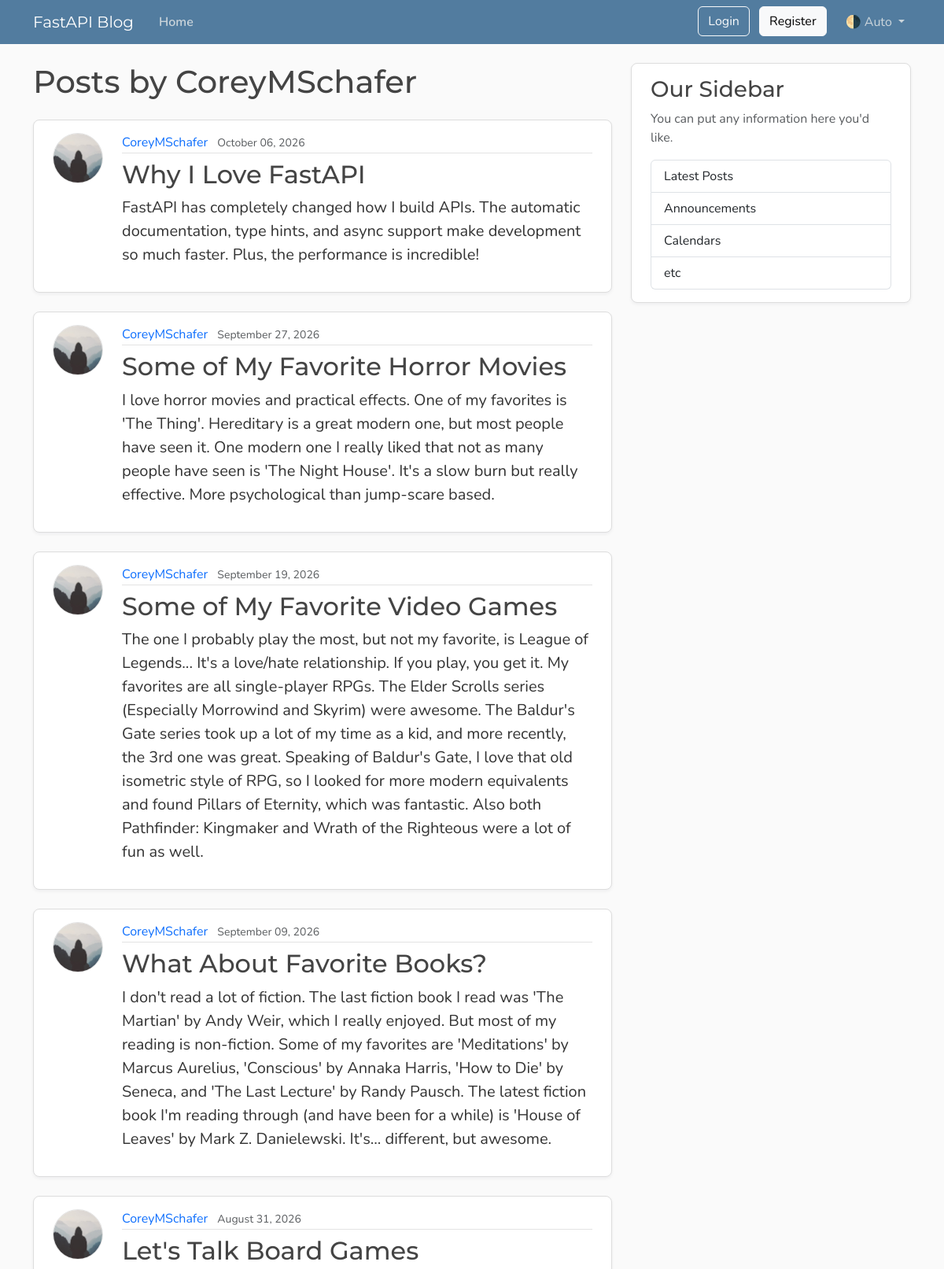
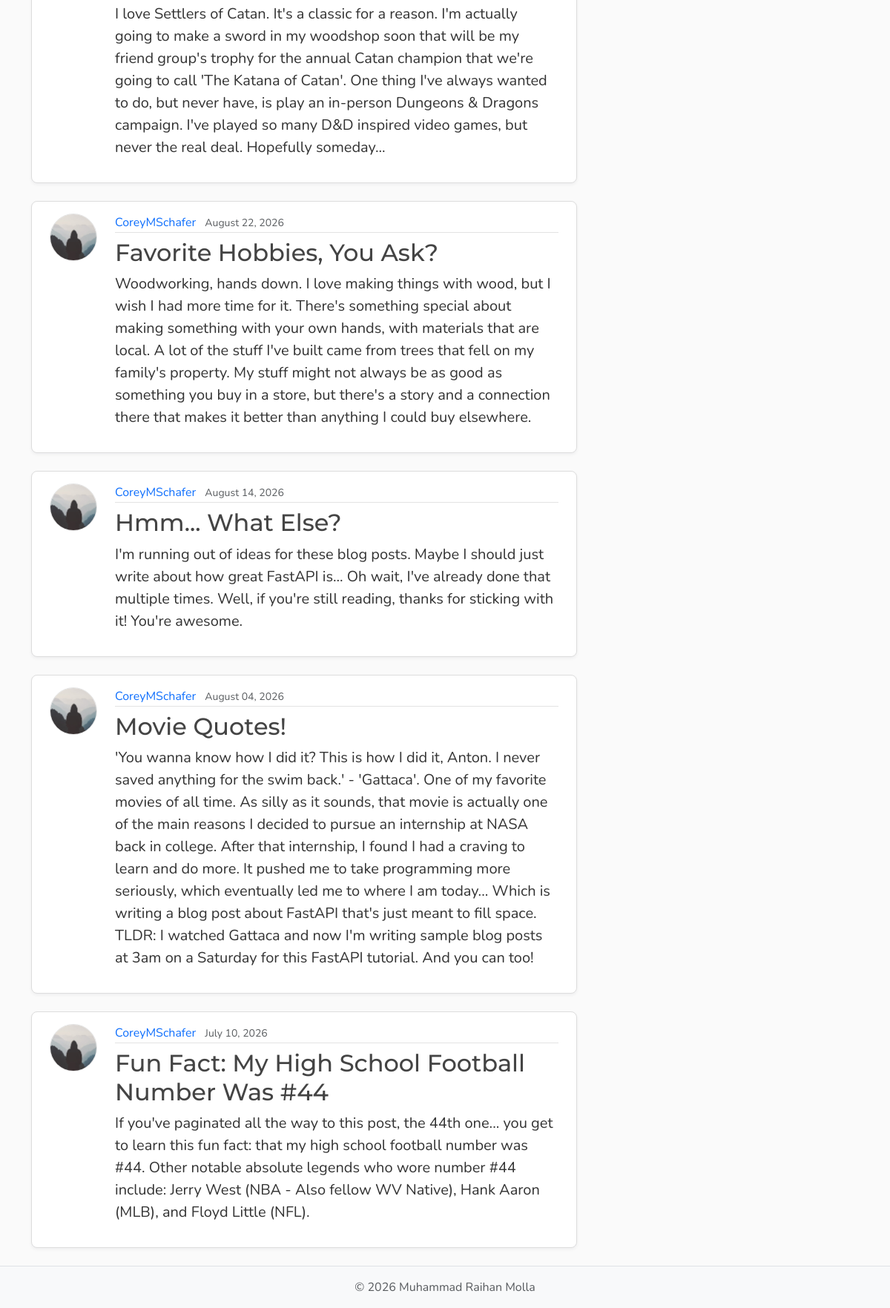
The page /users/1/posts on the database its author committed (2 pictures, top to bottom).
### models.py (models this page shows, shortened)
class User(Base):
    __tablename__ = "users"
    id: Mapped[int] = mapped_column(Integer, primary_key=True, index=True)
    username: Mapped[str] = mapped_column(String(50), unique=True, nullable=False)
    email: Mapped[str] = mapped_column(String(120), unique=True, nullable=False)
    password_hash: Mapped[str] = mapped_column(String(255), nullable=False)
    image_file: Mapped[str | None] = mapped_column(
        String(200),
        nullable=True,
        default=None,
    )
    posts: Mapped[list[Post]] = relationship(
        back_populates="author",
        cascade="all, delete-orphan",
        )

class Post(Base):
    __tablename__ = "posts"
    id: Mapped[int] = mapped_column(Integer, primary_key=True, index=True)
    title: Mapped[str] = mapped_column(String(100), nullable=False)
    content: Mapped[str] = mapped_column(Text, nullable=False)
    date_posted: Mapped[datetime] = mapped_column(
        DateTime,
        nullable=False,
        default=lambda: datetime.now(UTC),
    )
    user_id: Mapped[int] = mapped_column(
        Integer,
        ForeignKey("users.id"),
        nullable=False,
    )
    author: Mapped[User] = relationship(back_populates="posts")

### main.py (the view)
@app.get("/users/{user_id}/posts", include_in_schema=False, name="user_posts")
async def user_posts_page(
    request: Request,
    user_id: int,
    db: Annotated[AsyncSession, Depends(get_db)],
):
    result = await db.execute(select(models.User).where(models.User.id == user_id))
    user = result.scalars().first()
    if not user:
        raise HTTPException(
            status_code=status.HTTP_404_NOT_FOUND,
            detail="User not found",
        )
    count_result = await db.execute(
        select(func.count())
        .select_from(models.Post)
        .where(models.Post.user_id == user_id),
    )
    total = count_result.scalar() or 0
    result = await db.execute(
        select(models.Post)
        .options(selectinload(models.Post.author))
        .where(models.Post.user_id == user_id)
        .order_by(models.Post.date_posted.desc())
        .limit(settings.posts_per_page),
    )
    posts = result.scalars().all()
    has_more = len(posts) < total
    return templates.TemplateResponse(
        request,
        "user_posts.html",
        {
            "posts": posts,
            "user": user,
            "title": f"{user.username}'s Posts",
            "limit": settings.posts_per_page,
            "has_more": has_more,
        },
    )

### templates/user_posts.html (shortened to what this page needs)
{% extends "layout.html" %}
{% block content %}
<h1 class="mb-4">Posts by {{ user.username }}</h1>
<div id="postsContainer">
  {% for post in posts %}
  <article class="content-section py-3 px-4 mb-4">
    <div class="d-flex align-items-start gap-4">
      <img class="rounded-circle article-img flex-shrink-0" src="{{ post.author.image_path }}"
        alt="{{ post.author.username }}'s profile picture" width="64" height="64" loading="lazy">
      <div class="flex-grow-1">
        <div class="article-metadata mb-2">
          <a class="me-2" href="{{ url_for('user_posts', user_id=post.author.id) }}">{{ post.author.username }}</a>
          <small class="text-body-secondary">{{ post.date_posted.strftime("%B %d, %Y") }}</small>
        </div>
        <h2>
          <a class="article-title" href="{{ url_for('post_page', post_id=post.id) }}">{{ post.title }}</a>
        </h2>
        <p class="article-content">{{ post.content }}</p>
      </div>
    </div>
  </article>
  {% else %}
  <p class="text-body-secondary">No posts by this user yet.</p>
  {% endfor %}
</div>
{% endblock content %}

### static/css/main.css (style rules this page uses)
:root { --font-heading: "Montserrat", system-ui, -apple-system, BlinkMacSystemFont, sans-serif; --font-body: "Nunito", system-ui, -apple-system, BlinkMacSystemFont, sans-serif; --color-bg-body: #fafafa; --color-bg-content: #ffffff; --color-text-primary: #333333; --color-text-heading: #444444; --color-steel: #527c9f; --color-nav-link: #cbd5db; --color-nav-link-hover: #ffffff; --color-link-hover: #428bca; --color-border: #dddddd; --color-border-light: #e3e3e3; --spacing-xl: 5rem; --article-img-size: 4rem; --account-img-size: 7.813rem; }
body { font-family: var(--font-body); background: var(--color-bg-body); color: var(--color-text-primary); }
h1, h2, h3, h4, h5, h6 { font-family: var(--font-heading); color: var(--color-text-heading); }
a { text-decoration: none; }
.content-section { background: var(--color-bg-content); border: 1px solid var(--color-border); border-radius: 0.5rem; box-shadow: 0 2px 4px rgba(15, 23, 42, 0.05); transition: box-shadow 0.15s ease, transform 0.15s ease, border-color 0.15s ease; }
.article-title { color: var(--color-text-heading); transition: color 0.2s ease-in-out; }
.article-content { white-space: pre-line; font-size: 1.25rem; }
.article-img { height: var(--article-img-size); width: var(--article-img-size); flex-shrink: 0; object-fit: cover; border: 1px solid var(--color-border-light); box-shadow: 0 0 0 2px var(--color-bg-content); }
.article-metadata { padding-bottom: 0.063rem; border-bottom: 1px solid var(--color-border-light); }
.article-metadata a { transition: color 0.2s ease-in-out; }

### rows shown on the page
User: username "CoreyMSchafer"
Post: author.username "CoreyMSchafer", date_posted "October 06, 2026", title "Why I Love FastAPI", content "FastAPI has completely changed how I build APIs. The automatic documentation, type hints, and async support make development so much faster. Plus, the performance is incredible!"
Post: author.username "CoreyMSchafer", date_posted "September 27, 2026", title "Some of My Favorite Horror Movies", content "I love horror movies and practical effects. One of my favorites is 'The Thing'. Hereditary is a great modern one, but most people have seen it. One modern one I really liked that not as many people have seen is 'The Night House'. It's a slow burn but really effective. More psychological than jump-scare based."
Post: author.username "CoreyMSchafer", date_posted "September 19, 2026", title "Some of My Favorite Video Games", content "The one I probably play the most, but not my favorite, is League of Legends... It's a love/hate relationship. If you play, you get it. My favorites are all single-player RPGs. The Elder Scrolls series (Especially Morrowind and Skyrim) were awesome. The Baldur's Gate series took up a lot of my time as a kid, and more recently, the 3rd one was great. Speaking of Baldur's Gate, I love that old isometric style of RPG, so I looked for more modern equivalents and found Pillars of Eternity, which was fantastic. Also both Pathfinder: Kingmaker and Wrath of the Righteous were a lot of fun as well."
Post: author.username "CoreyMSchafer", date_posted "September 09, 2026", title "What About Favorite Books?", content "I don't read a lot of fiction. The last fiction book I read was 'The Martian' by Andy Weir, which I really enjoyed. But most of my reading is non-fiction. Some of my favorites are 'Meditations' by Marcus Aurelius, 'Conscious' by Annaka Harris, 'How to Die' by Seneca, and 'The Last Lecture' by Randy Pausch. The latest fiction book I'm reading through (and have been for a while) is 'House of Leaves' by Mark Z. Danielewski. It's... different, but awesome."
Post: author.username "CoreyMSchafer", date_posted "August 31, 2026", title "Let's Talk Board Games", content "I love Settlers of Catan. It's a classic for a reason. I'm actually going to make a sword in my woodshop soon that will be my friend group's trophy for the annual Catan champion that we're going to call 'The Katana of Catan'. One thing I've always wanted to do, but never have, is play an in-person Dungeons & Dragons campaign. I've played so many D&D inspired video games, but never the real deal. Hopefully someday..."
Post: author.username "CoreyMSchafer", date_posted "August 22, 2026", title "Favorite Hobbies, You Ask?", content "Woodworking, hands down. I love making things with wood, but I wish I had more time for it. There's something special about making something with your own hands, with materials that are local. A lot of the stuff I've built came from trees that fell on my family's property. My stuff might not always be as good as something you buy in a store, but there's a story and a connection there that makes it better than anything I could buy elsewhere."
Post: author.username "CoreyMSchafer", date_posted "August 14, 2026", title "Hmm... What Else?", content "I'm running out of ideas for these blog posts. Maybe I should just write about how great FastAPI is... Oh wait, I've already done that multiple times. Well, if you're still reading, thanks for sticking with it! You're awesome."
Post: author.username "CoreyMSchafer", date_posted "August 04, 2026", title "Movie Quotes!", content "'You wanna know how I did it? This is how I did it, Anton. I never saved anything for the swim back.' - 'Gattaca'. One of my favorite movies of all time. As silly as it sounds, that movie is actually one of the main reasons I decided to pursue an internship at NASA back in college. After that internship, I found I had a craving to learn and do more. It pushed me to take programming more seriously, which eventually led me to where I am today... Which is writing a blog post about FastAPI that's just meant to fill space. TLDR: I watched Gattaca and now I'm writing sample blog posts at 3am on a Saturday for this FastAPI tutorial. And you can too!"
Post: author.username "CoreyMSchafer", date_posted "July 10, 2026", title "Fun Fact: My High School Football Number Was #44", content "If you've paginated all the way to this post, the 44th one... you get to learn this fun fact: that my high school football number was #44. Other notable absolute legends who wore number #44 include: Jerry West (NBA - Also fellow WV Native), Hank Aaron (MLB), and Floyd Little (NFL)."
